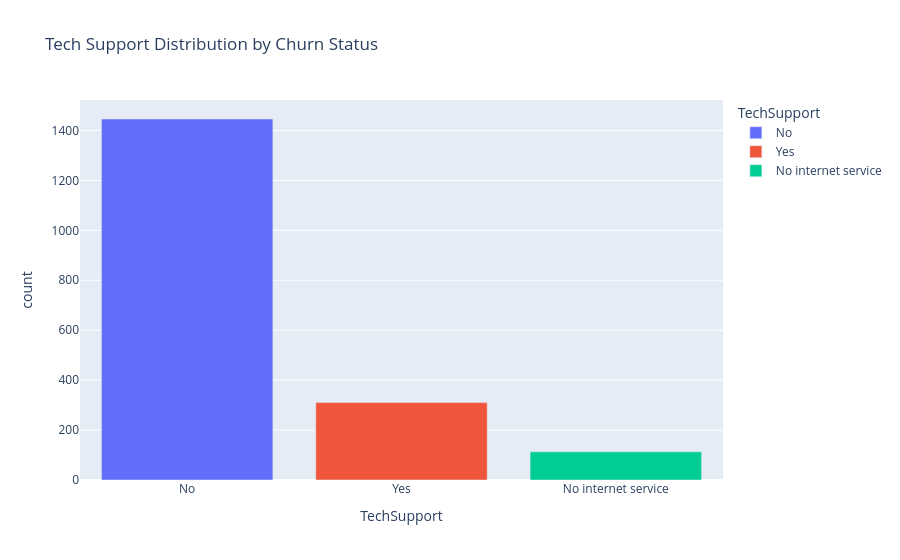

Notebook cell for this chart:
### Code cell
#Do customers with tech support churn less? Yes
aa = df[df["Churn"]=="Yes"]['TechSupport'].value_counts().reset_index()
fig = px.bar(
  aa,
  x="TechSupport",
  y="count",
  color = "TechSupport",
  title =  "Tech Support Distribution by Churn Status"
)
fig.show()

### Figure 1 — Plotly figure (JSON) as saved in the notebook; plotly's stock layout.template omitted (floating-point values rounded to 4 significant figures)
{"data": [{"hovertemplate": "TechSupport=%{x}<br>count=%{y}<extra></extra>", "legendgroup": "No", "marker": {"color": "#636efa", "pattern": {"shape": ""}}, "name": "No", "orientation": "v", "showlegend": true, "textposition": "auto", "type": "bar", "x": ["No"], "xaxis": "x", "y": [1446], "yaxis": "y"}, {"hovertemplate": "TechSupport=%{x}<br>count=%{y}<extra></extra>", "legendgroup": "Yes", "marker": {"color": "#EF553B", "pattern": {"shape": ""}}, "name": "Yes", "orientation": "v", "showlegend": true, "textposition": "auto", "type": "bar", "x": ["Yes"], "xaxis": "x", "y": [310], "yaxis": "y"}, {"hovertemplate": "TechSupport=%{x}<br>count=%{y}<extra></extra>", "legendgroup": "No internet service", "marker": {"color": "#00cc96", "pattern": {"shape": ""}}, "name": "No internet service", "orientation": "v", "showlegend": true, "textposition": "auto", "type": "bar", "x": ["No internet service"], "xaxis": "x", "y": [113], "yaxis": "y"}], "layout": {"barmode": "relative", "legend": {"title": {"text": "TechSupport"}, "tracegroupgap": 0}, "title": {"text": "Tech Support Distribution by Churn Status"}, "xaxis": {"anchor": "y", "categoryarray": ["No", "Yes", "No internet service"], "categoryorder": "array", "domain": [0, 1], "title": {"text": "TechSupport"}}, "yaxis": {"anchor": "x", "domain": [0, 1], "title": {"text": "count"}}}}
